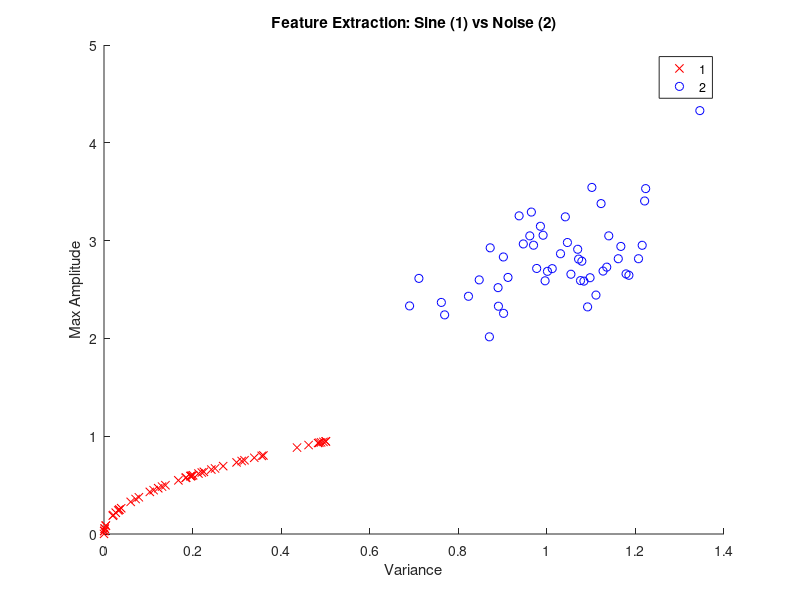

Write MATLAB code to recreate this figure.
% Generate 50 sine waves and 50 noise signals
features = zeros(100, 2);
labels = zeros(100, 1);

for i = 1:50
    sig = rand*sin(2*pi*(1:100)/10);
    features(i, 1) = var(sig);
    features(i, 2) = max(abs(sig));
    labels(i) = 1; % Sine class

    noise = randn(1, 100);
    features(i+50, 1) = var(noise);
    features(i+50, 2) = max(abs(noise));
    labels(i+50) = 2; % Noise class
end

gscatter(features(:,1), features(:,2), labels, 'rb', 'xo');
title('Feature Extraction: Sine (1) vs Noise (2)');
xlabel('Variance'); ylabel('Max Amplitude');
